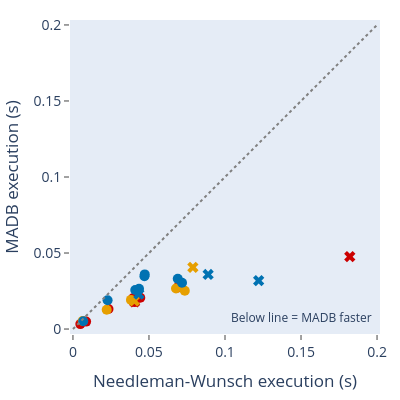

Here is the notebook cell this chart was saved with:
### Code cell
def graph_perf(k : int = None):

    # Load data
    df = pandas.read_csv("../thesis_0.1/df/all_alignment_data.csv")

    # Ensure we don't drop dict-typed columns (like madb_time) prematurely
    # Only drop rows where cogent3_time or score are missing
    df = df[
        df["cogent3_time"].notnull() &
        df["cogent3_score"].notnull() &
        df["madb_time"].notnull() &  # keep the nested dict
        df["madb_score"].notnull()
    ].copy()

    # Add cycle status for plotting
    df["cycle_status"] = df["madb_cycles"].map({True: "has_cycles", False: "no_cycles"})

    if k:
        # Only keep rows for desired kmer
        kmer = k
        df = df[df["kmer_size"] == kmer].copy()


    axis_range = (0, 0.2)

    # Filter to rows with valid times
    df_time = df[df["madb_time"].notnull()].copy()

    fig_time = px.scatter(
        df_time,
        x="cogent3_time",
        y="madb_time",
        color="species",
        color_discrete_map=species_colors,
        symbol="cycle_status",
        symbol_map=symbol_sequence,
        hover_data=["unique_id"]
    )

    fig_time.update_traces(marker=dict(size=10), showlegend=False)

    fig_time.add_trace(
        go.Scatter(
            x=axis_range,
            y=axis_range,
            mode="lines",
            line=dict(dash="dot", color="gray"),
            showlegend=False
        )
    )
    fig_time.add_annotation(
        text="Below line = MADB faster",
        xref="paper", yref="paper",
        x=0.98, y=0.02,
        xanchor="right", yanchor="bottom",
        font=dict(size=12),
        showarrow=False,
    )

    fig_time.update_layout(
        width=500,
        height=500,
        margin=dict(l=40, r=20, t=20, b=40),
        xaxis_title="Cogent3 execution (s)",
        yaxis_title=f"MADB execution (s)",
        xaxis=dict(range=axis_range, scaleanchor="y", scaleratio=1),
        yaxis=dict(range=axis_range),
    )

    update_layout(fig_time, in_panel=True, x_title="Needleman-Wunsch execution (s)", y_title="MADB execution (s)")

    fig_time.show()

    write_pdf = pdf_writer()
    write_pdf(fig_time, "madb_time_vs_cogent3_time")

graph_perf(15)

### Figure 1 — Plotly figure (JSON) as saved in the notebook; plotly's stock layout.template omitted (floating-point values rounded to 4 significant figures)
{"data": [{"customdata": [["ENSG00000204518.fa"], ["ENSG00000169717.fa"], ["ENSG00000134249-0.fa"], ["ENSG00000188157-1.fa"], ["ENSG00000153207-0.fa"], ["ENSG00000154027-0.fa"], ["ENSG00000053371-1.fa"], ["ENSG00000132703.fa"]], "hovertemplate": "species=Chimpanzee<br>cycle_status=no_cycles<br>cogent3_time=%{x}<br>madb_time=%{y}<br>unique_id=%{customdata[0]}<extra></extra>", "legendgroup": "Chimpanzee, no_cycles", "marker": {"color": "#CC0000", "size": 10, "symbol": "circle"}, "mode": "markers", "name": "Chimpanzee, no_cycles", "orientation": "v", "showlegend": false, "type": "scatter", "x": [0.00865, 0.06906, 0.07003, 0.03947, 0.04427, 0.02336, 0.004849, 0.04053], "xaxis": "x", "y": [0.004888, 0.02738, 0.02901, 0.02028, 0.02061, 0.01321, 0.003238, 0.01772], "yaxis": "y"}, {"customdata": [["ENSG00000126070-0.fa"], ["ENSG00000188157-0.fa"]], "hovertemplate": "species=Chimpanzee<br>cycle_status=has_cycles<br>cogent3_time=%{x}<br>madb_time=%{y}<br>unique_id=%{customdata[0]}<extra></extra>", "legendgroup": "Chimpanzee, has_cycles", "marker": {"color": "#CC0000", "size": 10, "symbol": "x"}, "mode": "markers", "name": "Chimpanzee, has_cycles", "orientation": "v", "showlegend": false, "type": "scatter", "x": [0.04056, 0.1821], "xaxis": "x", "y": [0.01789, 0.04762], "yaxis": "y"}, {"customdata": [["ENSG00000204518.fa"], ["ENSG00000169717.fa"], ["ENSG00000134249-0.fa"], ["ENSG00000154027-0.fa"], ["ENSG00000053371-1.fa"], ["ENSG00000132703.fa"], ["ENSG00000117362.fa"]], "hovertemplate": "species=Gorilla<br>cycle_status=no_cycles<br>cogent3_time=%{x}<br>madb_time=%{y}<br>unique_id=%{customdata[0]}<extra></extra>", "legendgroup": "Gorilla, no_cycles", "marker": {"color": "#E69F00", "size": 10, "symbol": "circle"}, "mode": "markers", "name": "Gorilla, no_cycles", "orientation": "v", "showlegend": false, "type": "scatter", "x": [1.778, 0.06778, 0.07356, 0.02219, 0.006378, 0.03815, 0.4813], "xaxis": "x", "y": [0.005032, 0.02661, 0.02524, 0.01267, 0.005301, 0.01917, 0.3158], "yaxis": "y"}, {"customdata": [["ENSG00000126070-0.fa"], ["ENSG00000188157-0.fa"]], "hovertemplate": "species=Gorilla<br>cycle_status=has_cycles<br>cogent3_time=%{x}<br>madb_time=%{y}<br>unique_id=%{customdata[0]}<extra></extra>", "legendgroup": "Gorilla, has_cycles", "marker": {"color": "#E69F00", "size": 10, "symbol": "x"}, "mode": "markers", "name": "Gorilla, has_cycles", "orientation": "v", "showlegend": false, "type": "scatter", "x": [0.04036, 0.07887], "xaxis": "x", "y": [0.01854, 0.04057], "yaxis": "y"}, {"customdata": [["ENSG00000204518.fa"], ["ENSG00000169717.fa"], ["ENSG00000134249-0.fa"], ["ENSG00000188157-0.fa"], ["ENSG00000188157-1.fa"], ["ENSG00000153207-0.fa"], ["ENSG00000154027-0.fa"], ["ENSG00000053371-1.fa"], ["ENSG00000132703.fa"]], "hovertemplate": "species=Macaque<br>cycle_status=no_cycles<br>cogent3_time=%{x}<br>madb_time=%{y}<br>unique_id=%{customdata[0]}<extra></extra>", "legendgroup": "Macaque, no_cycles", "marker": {"color": "#0072B2", "size": 10, "symbol": "circle"}, "mode": "markers", "name": "Macaque, no_cycles", "orientation": "v", "showlegend": false, "type": "scatter", "x": [1.764, 0.06894, 0.07174, 0.04701, 0.04345, 0.04721, 0.02277, 0.006746, 0.04096], "xaxis": "x", "y": [0.01078, 0.03302, 0.03045, 0.03468, 0.02643, 0.03595, 0.01895, 0.0051, 0.0257], "yaxis": "y"}, {"customdata": [["ENSG00000213088.fa"], ["ENSG00000126070-0.fa"], ["ENSG00000211454-1.fa"]], "hovertemplate": "species=Macaque<br>cycle_status=has_cycles<br>cogent3_time=%{x}<br>madb_time=%{y}<br>unique_id=%{customdata[0]}<extra></extra>", "legendgroup": "Macaque, has_cycles", "marker": {"color": "#0072B2", "size": 10, "symbol": "x"}, "mode": "markers", "name": "Macaque, has_cycles", "orientation": "v", "showlegend": false, "type": "scatter", "x": [0.08891, 0.04333, 0.1221], "xaxis": "x", "y": [0.03589, 0.023, 0.03184], "yaxis": "y"}, {"line": {"color": "gray", "dash": "dot"}, "marker": {"size": 10}, "mode": "lines", "showlegend": false, "type": "scatter", "x": [0, 0.2], "y": [0, 0.2]}], "layout": {"annotations": [{"font": {"size": 12}, "showarrow": false, "text": "Below line = MADB faster", "x": 0.98, "xanchor": "right", "xref": "paper", "y": 0.02, "yanchor": "bottom", "yref": "paper"}], "font": {"size": 14}, "height": 400, "legend": {"title": {"text": "species, cycle_status"}, "tracegroupgap": 0}, "margin": {"b": 40, "l": 40, "r": 20, "t": 20}, "showlegend": false, "width": 400, "xaxis": {"anchor": "y", "domain": [0, 1], "range": [0, 0.2], "scaleanchor": "y", "scaleratio": 1, "showgrid": false, "ticklen": 5, "ticks": "outside", "tickwidth": 1, "title": {"text": "Needleman-Wunsch execution (s)"}, "zeroline": false}, "yaxis": {"anchor": "x", "domain": [0, 1], "range": [0, 0.2], "showgrid": false, "ticklen": 5, "ticks": "outside", "tickwidth": 1, "title": {"standoff": 10, "text": "MADB execution (s)"}, "zeroline": false}}}
